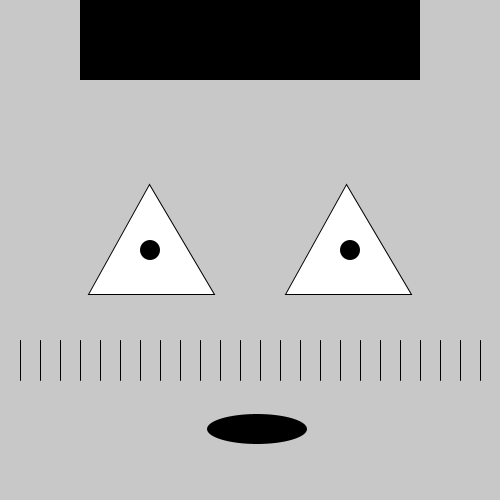
Frame 1 (no input)
Frame 60 (the mouse pressed at the canvas centre just before this capture): identical to frame 1, image omitted
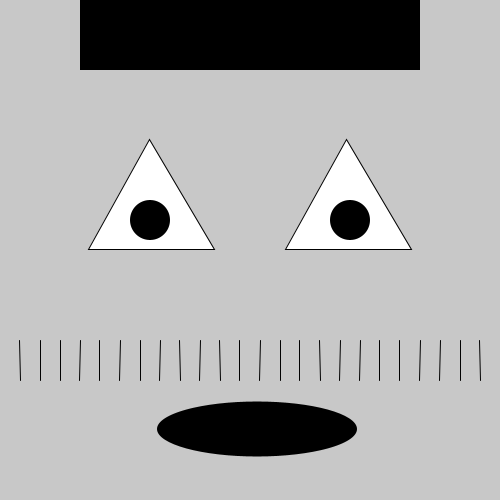
Frame 120 (the mouse held since frame 60 and released just before this capture)

The Processing sketch that drew these frames (run headless with seeded random() and noise(); from frame 60 on, the mouse is pressed at the canvas centre):

// Processing sketch: processing_87758
// ── processing_87758.pde

float xpos;
float angle = 0.0;

void setup() {
  size(500, 500);
  smooth();
  xpos=10;
}

void draw() {
  background(200);
  
  /*pushMatrix();
  noStroke();
  fill(255);
  float tri1 = map(mouseX, 0, width, 214, 284);
  float tri2 = map(mouseX, 0, width, 284, 411);
  triangle(149, 168, 214, 284, 88, 284);
  triangle(346, 168, 411, 284, 285, 283);
  popMatrix();
  */
  
  float mx=map(mouseX, 1200, 80, 50, 250);
  
  //RIGHT EYE
  strokeWeight(1);
  stroke(0);
 
  fill(255);
 
  triangle(149, mx-80, 214, mx+30, 88, mx+30);
  
  //LEFT EYE
  strokeWeight(1);
  stroke(0);
 
  fill(255);
 
  triangle(346, mx-80, 411, mx+30, 285, mx+30);
  
  
  //eyes
  noStroke();
  fill(0);
  
  float yposeye = map (mouseX, 0, width, 250, 190);
  float eye1 = map(mouseX, 0, width, 20, 60);
  float eye2 = map(mouseX, 0, width, 20, 60);
  ellipse(150, yposeye, eye1, eye2);
  ellipse(350, yposeye, eye1, eye2);

  /* ellipse(257, 429, 80, 30); */

  //mouth
  noStroke();
  float m1 = map(mouseX, 0, width, 100, 300);
  float m2 = map(mouseX, 0, width, 30, 80);
  ellipse(257, 429, m1, m2); 

  noStroke();
  float hair1 = map(mouseX, 0, width, 340, 340);
  float hair2 = map(mouseX, 0, width, 80, 60); 
  rect(80, 0, hair1, hair2);



  /*
  //mustache line1
  stroke(0, 0, 0);
  float l1 = map(mouseX, 0, width, 205, 209);
  float l2 = map(mouseX, 0, width, 397, 298);
  float stroke1 = map(mouseX, 0, width, 1, 4);
  strokeWeight(stroke1);
  line(l1, l2, 205, 355);

  //line2
  float l3 = map(mouseX, 0, width, 215, 219);
  float l4 = map(mouseX, 0, width, 396, 306);
  float stroke2 = map(mouseX, 0, width, 1, 4);
  strokeWeight(stroke2);
  line(l3, l4, 215, 355);
  
  //line3
  float l5 = map(mouseX, 0, width, 228, 232);
  float l6 = map(mouseX, 0, width, 397, 306);
  float stroke3 = map(mouseX, 0, width, 1, 4);
  strokeWeight(stroke3);
  line(l5, l6, 228, 355);
  
  //line4
  float l7 = map(mouseX, 0, width, 241, 241);
  float l8 = map(mouseX, 0, width, 397, 305);
  float stroke4 = map(mouseX, 0, width, 1, 4);
  strokeWeight(stroke4);
  line(l7, l8, 241, 355);
  
   //line5
  float l9 = map(mouseX, 0, width, 250, 255);
  float l10 = map(mouseX, 0, width, 397, 310);
  float stroke5 = map(mouseX, 0, width, 1, 4);
  strokeWeight(stroke5);
  line(l9, l10, 250, 355);
  
   //line6
  float l11 = map(mouseX, 0, width, 261, 265);
  float l12 = map(mouseX, 0, width, 397, 309);
  float stroke6 = map(mouseX, 0, width, 1, 4);
  strokeWeight(stroke6);
  line(l11, l12, 261, 355);
  
   //line7
  float l13 = map(mouseX, 0, width, 274, 277);
  float l14 = map(mouseX, 0, width, 397, 307);
  float stroke7 = map(mouseX, 0, width, 1, 4);
  strokeWeight(stroke7);
  line(l13, l14, 274, 355);
  
   //line8
  float l15 = map(mouseX, 0, width, 287, 290);
  float l16 = map(mouseX, 0, width, 397, 307);
  float stroke8 = map(mouseX, 0, width, 1, 4);
  strokeWeight(stroke8);
  line(l15, l16, 287, 355);
  
   //line9
  float l17 = map(mouseX, 0, width, 301, 294);
  float l18 = map(mouseX, 0, width, 397, 300);
  float stroke9 = map(mouseX, 0, width, 1, 4);
  strokeWeight(stroke9);
  line(l17, l18, 301, 355);
 */
 float r = random(0, mouseX);
 stroke(2);
 for (int g = 20; g < 500; g +=20) {
    float a = mouseX/150;
    float offsetA = random (-a, a);
    float offsetB = random (-a, a); 
    line(g - offsetA, 340, g - offsetB, 380);
    
  }
 
}
